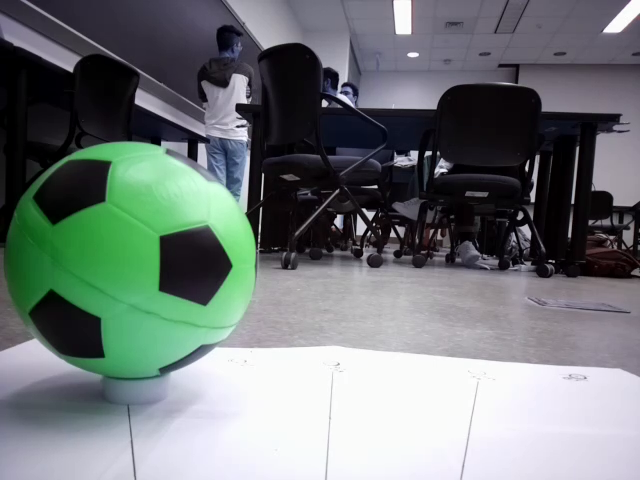
#> input picture data/raw.png, 640 x 480 px
$ python distance_to_camera.py   (older library calls are emulated)
#> lines starting #> are read from the running program, lines starting #| are printed output that depends on the picture; after the words box and inside, x2 and y2 are one past the last pixel; in counts of white or black regions, pixels touching at a corner belong together
#> further down, image is the input picture: shape (480, 640, 3); mean B, G, R 121.1, 121.2, 113.4
#!/usr/bin/env python

# import the necessary packages
from imutils import paths
import numpy as np
import imutils
import cv2

def find_marker(image):
	# convert the image to grayscale, blur it, and detect edges
	gray = cv2.cvtColor(image, cv2.COLOR_BGR2GRAY)
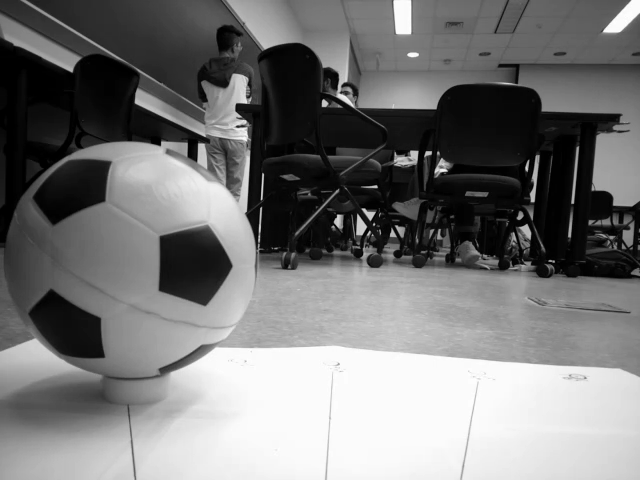
#> gray: shape (480, 640); min 0, max 255, mean 118.9
	gray = cv2.GaussianBlur(gray, (5, 5), 0)
	edged = cv2.Canny(gray, 35, 125)
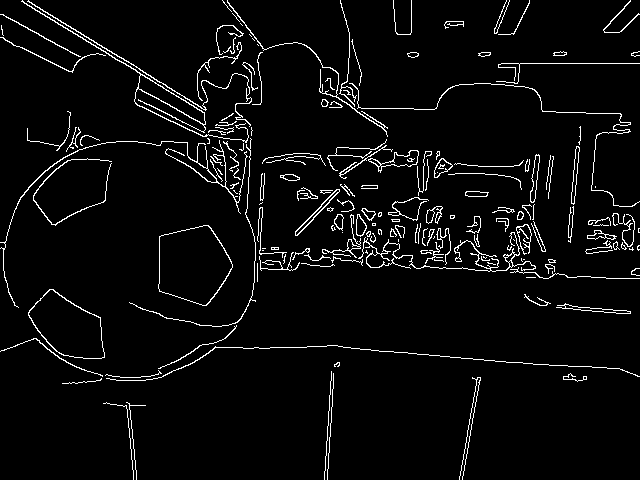
#> edged: shape (480, 640); 4.4% white in thin lines or dots

	# find the contours in the edged image and keep the largest one;
	# we'll assume that this is our piece of paper in the image
	cnts = cv2.findContours(edged.copy(), cv2.RETR_LIST, cv2.CHAIN_APPROX_SIMPLE)
#> cnts = 225 contours, 152 with area under 20; largest, box (x1, y1, x2, y2) and area: (158, 225, 233, 306) 4406, (158, 225, 233, 306) 4358, (28, 289, 105, 359) 3340, (28, 289, 105, 359) 3266, (21, 0, 249, 143) 1076
	cnts = cnts[0] if imutils.is_cv2() else cnts[1]
	c = max(cnts, key = cv2.contourArea)
#> c = contour of 112 points, box (x1, y1, x2, y2) (158, 225, 233, 306), area 4406

	# compute the bounding box of the of the paper region and return it
	return cv2.minAreaRect(c)


def distance_to_camera(knownWidth, focalLength, perWidth):
	# compute and return the distance from the maker to the camera
	return (knownWidth * focalLength) / perWidth


# initialize the known distance from the camera to the object, which
# in this case is 24 inches
KNOWN_DISTANCE = 17.5

# initialize the known object width, which in this case, the piece of
# paper is 12 inches wide
KNOWN_WIDTH = 7.5

# load the furst image that contains an object that is KNOWN TO BE 2 feet
# from our camera, then find the paper marker in the image, and initialize
# the focal length
image = cv2.imread("../data/raw.png")
marker = find_marker(image)
#> marker = ((195.2, 264.8), (80.11, 73.63), -88.81)
focalLength = (marker[1][0] * KNOWN_DISTANCE) / KNOWN_WIDTH
#> focalLength = 186.9
test = cv2.imread("ball15167.png")
#> (the run stopped early here; a loop or call above may not have finished)

$ run again, with data/nina.png copied over data/raw.png
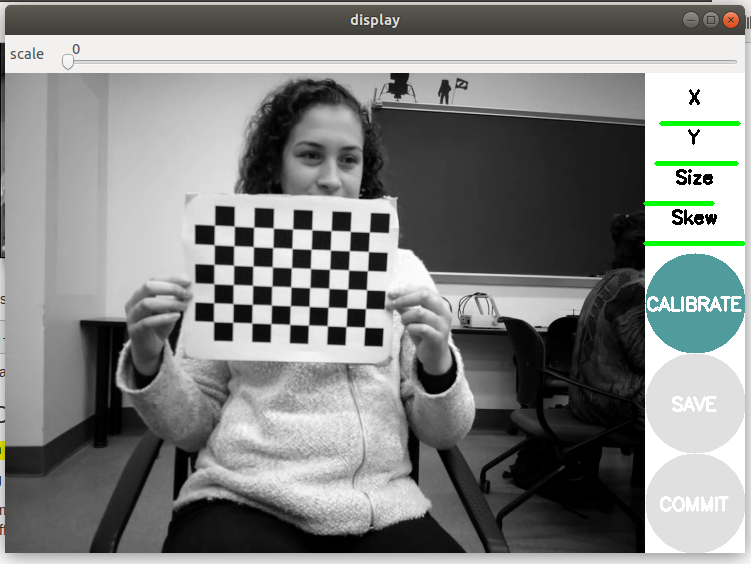
#> input picture data/nina.png, 751 x 564 px
#> image is the input picture: shape (564, 751, 3); mean B, G, R 131, 132.5, 130.5
#> in find_marker, `gray = cv2.cvtColor(image, cv2.COLOR_BGR2GRAY)`:
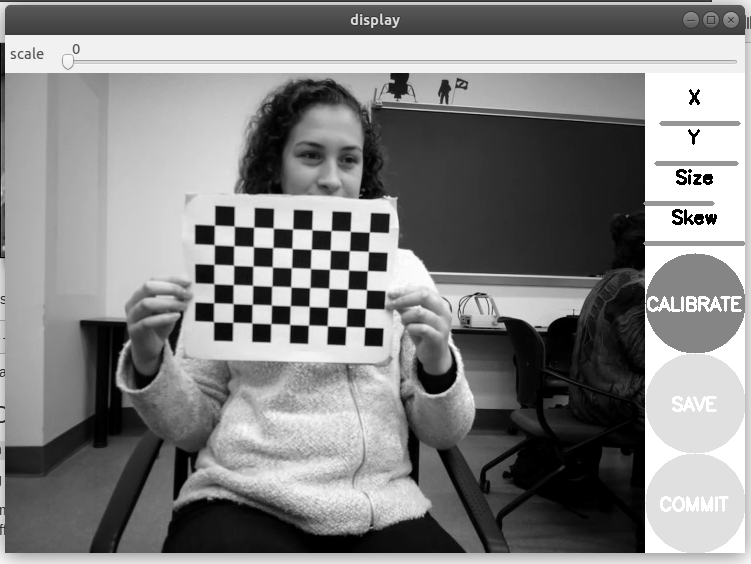
#> gray: shape (564, 751); min 0, max 255, mean 131.7
#> in find_marker, `edged = cv2.Canny(gray, 35, 125)`:
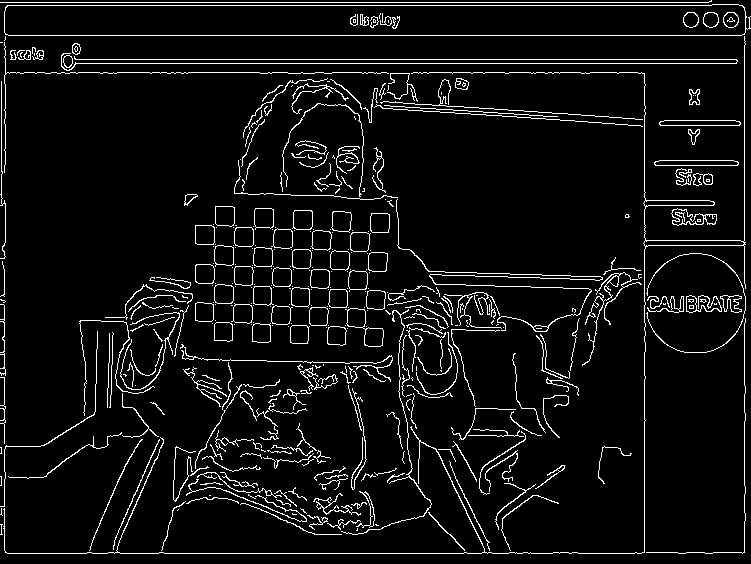
#> edged: shape (564, 751); 6.2% white in thin lines or dots
#> cnts = 490 contours, 328 with area under 20; largest, box (x1, y1, x2, y2) and area: (4, 4, 751, 36) 22236, (4, 4, 746, 36) 22226, (3, 36, 746, 554) 950, (345, 308, 384, 347) 638, (643, 240, 745, 247) 494
#> c = contour of 40 points, box (x1, y1, x2, y2) (4, 4, 751, 36), area 22236
#> marker = ((377, 19.5), (31, 746), -90)
#> focalLength = 72.33
